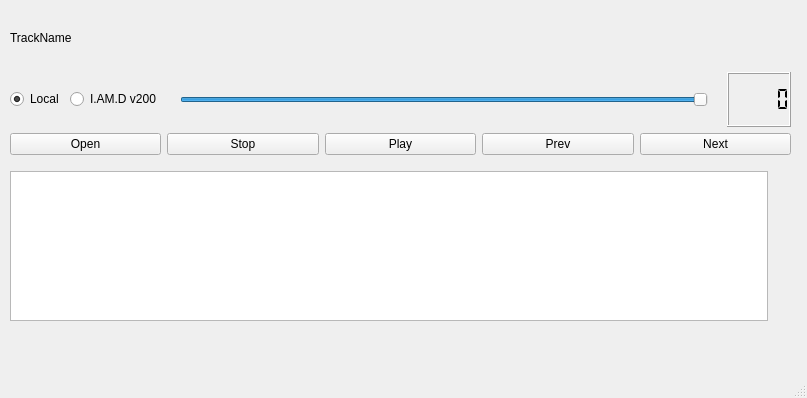
<?xml version="1.0" encoding="UTF-8"?>
<ui version="4.0">
 <class>MainWindow</class>
 <widget class="QMainWindow" name="MainWindow">
  <property name="geometry">
   <rect>
    <x>0</x>
    <y>0</y>
    <width>807</width>
    <height>398</height>
   </rect>
  </property>
  <property name="sizePolicy">
   <sizepolicy hsizetype="Fixed" vsizetype="Fixed">
    <horstretch>0</horstretch>
    <verstretch>0</verstretch>
   </sizepolicy>
  </property>
  <property name="maximumSize">
   <size>
    <width>807</width>
    <height>398</height>
   </size>
  </property>
  <property name="windowTitle">
   <string>Radio for amplifier I.AM.D v200</string>
  </property>
  <widget class="QWidget" name="centralwidget">
   <widget class="QWidget" name="verticalLayoutWidget_2">
    <property name="geometry">
     <rect>
      <x>10</x>
      <y>10</y>
      <width>781</width>
      <height>331</height>
     </rect>
    </property>
    <layout class="QVBoxLayout" name="verticalLayout_2">
     <item>
      <layout class="QVBoxLayout" name="verticalLayout">
       <item>
        <widget class="QLabel" name="TrackName">
         <property name="frameShadow">
          <enum>QFrame::Plain</enum>
         </property>
         <property name="text">
          <string>TrackName</string>
         </property>
         <property name="margin">
          <number>0</number>
         </property>
        </widget>
       </item>
       <item>
        <layout class="QHBoxLayout" name="horizontalLayout_2">
         <item>
          <widget class="QRadioButton" name="LocalButton">
           <property name="text">
            <string>Local</string>
           </property>
           <property name="checked">
            <bool>true</bool>
           </property>
           <attribute name="buttonGroup">
            <string notr="true">RadioBtnGroup</string>
           </attribute>
          </widget>
         </item>
         <item>
          <widget class="QRadioButton" name="RadioButton">
           <property name="text">
            <string>I.AM.D v200</string>
           </property>
           <attribute name="buttonGroup">
            <string notr="true">RadioBtnGroup</string>
           </attribute>
          </widget>
         </item>
         <item>
          <widget class="QLabel" name="label">
           <property name="maximumSize">
            <size>
             <width>24</width>
             <height>24</height>
            </size>
           </property>
           <property name="text">
            <string/>
           </property>
           <property name="pixmap">
            <pixmap>resource/minus.png</pixmap>
           </property>
           <property name="scaledContents">
            <bool>true</bool>
           </property>
          </widget>
         </item>
         <item>
          <widget class="QSlider" name="VolumeSlider">
           <property name="value">
            <number>99</number>
           </property>
           <property name="orientation">
            <enum>Qt::Horizontal</enum>
           </property>
          </widget>
         </item>
         <item>
          <widget class="QLabel" name="label_2">
           <property name="maximumSize">
            <size>
             <width>24</width>
             <height>24</height>
            </size>
           </property>
           <property name="text">
            <string/>
           </property>
           <property name="pixmap">
            <pixmap>resource/plus.png</pixmap>
           </property>
           <property name="scaledContents">
            <bool>true</bool>
           </property>
          </widget>
         </item>
         <item>
          <widget class="QLCDNumber" name="TimeLabel">
           <property name="maximumSize">
            <size>
             <width>200</width>
             <height>16777215</height>
            </size>
           </property>
           <property name="segmentStyle">
            <enum>QLCDNumber::Flat</enum>
           </property>
          </widget>
         </item>
        </layout>
       </item>
       <item>
        <layout class="QHBoxLayout" name="horizontalLayout">
         <item>
          <widget class="QPushButton" name="OpenButton">
           <property name="text">
            <string>Open</string>
           </property>
           <property name="icon">
            <iconset>
             <normaloff>resource/open.png</normaloff>resource/open.png</iconset>
           </property>
          </widget>
         </item>
         <item>
          <widget class="QPushButton" name="StopButton">
           <property name="text">
            <string>Stop</string>
           </property>
           <property name="icon">
            <iconset>
             <normaloff>resource/stop.png</normaloff>resource/stop.png</iconset>
           </property>
          </widget>
         </item>
         <item>
          <widget class="QPushButton" name="PlayButton">
           <property name="text">
            <string>Play</string>
           </property>
           <property name="icon">
            <iconset>
             <normaloff>resource/play.png</normaloff>resource/play.png</iconset>
           </property>
          </widget>
         </item>
         <item>
          <widget class="QPushButton" name="PrevButton">
           <property name="text">
            <string>Prev</string>
           </property>
           <property name="icon">
            <iconset>
             <normaloff>resource/prev.png</normaloff>resource/prev.png</iconset>
           </property>
          </widget>
         </item>
         <item>
          <widget class="QPushButton" name="NextButton">
           <property name="text">
            <string>Next</string>
           </property>
           <property name="icon">
            <iconset>
             <normaloff>resource/next.png</normaloff>resource/next.png</iconset>
           </property>
          </widget>
         </item>
        </layout>
       </item>
      </layout>
     </item>
     <item>
      <spacer name="verticalSpacer">
       <property name="orientation">
        <enum>Qt::Vertical</enum>
       </property>
       <property name="sizeType">
        <enum>QSizePolicy::Fixed</enum>
       </property>
       <property name="sizeHint" stdset="0">
        <size>
         <width>10</width>
         <height>10</height>
        </size>
       </property>
      </spacer>
     </item>
     <item>
      <layout class="QHBoxLayout" name="horizontalLayout_3">
       <item>
        <widget class="QListWidget" name="PlayList">
         <property name="sizePolicy">
          <sizepolicy hsizetype="Expanding" vsizetype="Preferred">
           <horstretch>50</horstretch>
           <verstretch>50</verstretch>
          </sizepolicy>
         </property>
        </widget>
       </item>
       <item>
        <spacer name="horizontalSpacer">
         <property name="orientation">
          <enum>Qt::Horizontal</enum>
         </property>
         <property name="sizeType">
          <enum>QSizePolicy::Fixed</enum>
         </property>
         <property name="sizeHint" stdset="0">
          <size>
           <width>10</width>
           <height>10</height>
          </size>
         </property>
        </spacer>
       </item>
       <item>
        <widget class="QLabel" name="ImageLabel">
         <property name="sizePolicy">
          <sizepolicy hsizetype="Fixed" vsizetype="Fixed">
           <horstretch>0</horstretch>
           <verstretch>0</verstretch>
          </sizepolicy>
         </property>
         <property name="maximumSize">
          <size>
           <width>150</width>
           <height>150</height>
          </size>
         </property>
         <property name="text">
          <string/>
         </property>
         <property name="pixmap">
          <pixmap>resource/no-image.jpg</pixmap>
         </property>
         <property name="scaledContents">
          <bool>true</bool>
         </property>
        </widget>
       </item>
      </layout>
     </item>
     <item>
      <widget class="QLabel" name="Errorlabel">
       <property name="sizePolicy">
        <sizepolicy hsizetype="Preferred" vsizetype="Fixed">
         <horstretch>0</horstretch>
         <verstretch>0</verstretch>
        </sizepolicy>
       </property>
       <property name="text">
        <string/>
       </property>
      </widget>
     </item>
    </layout>
   </widget>
  </widget>
  <widget class="QMenuBar" name="menubar">
   <property name="geometry">
    <rect>
     <x>0</x>
     <y>0</y>
     <width>807</width>
     <height>27</height>
    </rect>
   </property>
  </widget>
  <widget class="QStatusBar" name="statusbar"/>
 </widget>
 <resources/>
 <connections/>
 <buttongroups>
  <buttongroup name="RadioBtnGroup"/>
 </buttongroups>
</ui>
